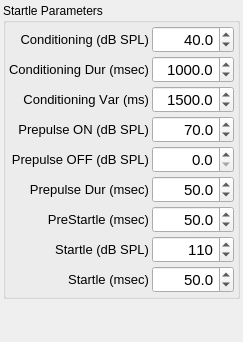
          <widget class="QWidget" name="Stimuli">
           <attribute name="title">
            <string>Stimuli</string>
           </attribute>
           <layout class="QGridLayout" name="gridLayout_3">
            <property name="margin">
             <number>3</number>
            </property>
            <property name="spacing">
             <number>3</number>
            </property>
            <item row="0" column="0">
             <widget class="QGroupBox" name="PP_Stimulus_Enable">
              <property name="palette">
               <palette>
                <active>
                 <colorrole role="ButtonText">
                  <brush brushstyle="SolidPattern">
                   <color alpha="255">
                    <red>0</red>
                    <green>0</green>
                    <blue>0</blue>
                   </color>
                  </brush>
                 </colorrole>
                </active>
                <inactive>
                 <colorrole role="ButtonText">
                  <brush brushstyle="SolidPattern">
                   <color alpha="255">
                    <red>0</red>
                    <green>0</green>
                    <blue>0</blue>
                   </color>
                  </brush>
                 </colorrole>
                </inactive>
                <disabled>
                 <colorrole role="ButtonText">
                  <brush brushstyle="SolidPattern">
                   <color alpha="255">
                    <red>106</red>
                    <green>104</green>
                    <blue>100</blue>
                   </color>
                  </brush>
                 </colorrole>
                </disabled>
               </palette>
              </property>
              <property name="font">
               <font>
                <kerning>false</kerning>
               </font>
              </property>
              <property name="title">
               <string>Startle Parameters</string>
              </property>
              <property name="checkable">
               <bool>false</bool>
              </property>
              <layout class="QGridLayout" name="gridLayout_4">
               <property name="margin">
                <number>3</number>
               </property>
               <property name="spacing">
                <number>3</number>
               </property>
               <item row="0" column="0">
                <layout class="QHBoxLayout" name="horizontalLayout">
                 <property name="spacing">
                  <number>3</number>
                 </property>
                 <item>
                  <layout class="QVBoxLayout" name="verticalLayout_5">
                   <property name="spacing">
                    <number>3</number>
                   </property>
                   <item>
                    <widget class="QLabel" name="label_8">
                     <property name="font">
                      <font>
                       <family>Arial</family>
                       <pointsize>10</pointsize>
                       <kerning>false</kerning>
                      </font>
                     </property>
                     <property name="text">
                      <string>Conditioning (dB SPL)</string>
                     </property>
                     <property name="alignment">
                      <set>Qt::AlignRight|Qt::AlignTrailing|Qt::AlignVCenter</set>
                     </property>
                    </widget>
                   </item>
                   <item>
                    <widget class="QLabel" name="label_9">
                     <property name="font">
                      <font>
                       <family>Arial</family>
                       <pointsize>10</pointsize>
                       <kerning>false</kerning>
                      </font>
                     </property>
                     <property name="text">
                      <string>Conditioning Dur (msec)</string>
                     </property>
                     <property name="alignment">
                      <set>Qt::AlignRight|Qt::AlignTrailing|Qt::AlignVCenter</set>
                     </property>
                    </widget>
                   </item>
                   <item>
                    <widget class="QLabel" name="label_27">
                     <property name="font">
                      <font>
                       <family>Arial</family>
                       <pointsize>10</pointsize>
                       <kerning>false</kerning>
                      </font>
                     </property>
                     <property name="text">
                      <string>Conditioning Var (ms)</string>
                     </property>
                     <property name="alignment">
                      <set>Qt::AlignRight|Qt::AlignTrailing|Qt::AlignVCenter</set>
                     </property>
                    </widget>
                   </item>
                   <item>
                    <widget class="QLabel" name="label">
                     <property name="font">
                      <font>
                       <family>Arial</family>
                       <pointsize>10</pointsize>
                       <kerning>false</kerning>
                      </font>
                     </property>
                     <property name="text">
                      <string>Prepulse ON (dB SPL)</string>
                     </property>
                     <property name="alignment">
                      <set>Qt::AlignRight|Qt::AlignTrailing|Qt::AlignVCenter</set>
                     </property>
                    </widget>
                   </item>
                   <item>
                    <widget class="QLabel" name="label_10">
                     <property name="font">
                      <font>
                       <family>Arial</family>
                       <pointsize>10</pointsize>
                       <kerning>false</kerning>
                      </font>
                     </property>
                     <property name="text">
                      <string>Prepulse OFF (dB SPL)</string>
                     </property>
                     <property name="alignment">
                      <set>Qt::AlignRight|Qt::AlignTrailing|Qt::AlignVCenter</set>
                     </property>
                    </widget>
                   </item>
                   <item>
                    <widget class="QLabel" name="label_2">
                     <property name="font">
                      <font>
                       <family>Arial</family>
                       <pointsize>10</pointsize>
                       <kerning>false</kerning>
                      </font>
                     </property>
                     <property name="text">
                      <string>Prepulse Dur (msec)</string>
                     </property>
                     <property name="alignment">
                      <set>Qt::AlignRight|Qt::AlignTrailing|Qt::AlignVCenter</set>
                     </property>
                    </widget>
                   </item>
                   <item>
                    <widget class="QLabel" name="label_11">
                     <property name="font">
                      <font>
                       <family>Arial</family>
                       <pointsize>10</pointsize>
                       <kerning>false</kerning>
                      </font>
                     </property>
                     <property name="text">
                      <string>PreStartle (msec)</string>
                     </property>
                     <property name="alignment">
                      <set>Qt::AlignRight|Qt::AlignTrailing|Qt::AlignVCenter</set>
                     </property>
                    </widget>
                   </item>
                   <item>
                    <widget class="QLabel" name="label_3">
                     <property name="font">
                      <font>
                       <family>Arial</family>
                       <pointsize>10</pointsize>
                       <kerning>false</kerning>
                      </font>
                     </property>
                     <property name="text">
                      <string>Startle (dB SPL)</string>
                     </property>
                     <property name="alignment">
                      <set>Qt::AlignRight|Qt::AlignTrailing|Qt::AlignVCenter</set>
                     </property>
                    </widget>
                   </item>
                   <item>
                    <widget class="QLabel" name="label_12">
                     <property name="font">
                      <font>
                       <family>Arial</family>
                       <pointsize>10</pointsize>
                       <kerning>false</kerning>
                      </font>
                     </property>
                     <property name="text">
                      <string>Startle (msec)</string>
                     </property>
                     <property name="alignment">
                      <set>Qt::AlignRight|Qt::AlignTrailing|Qt::AlignVCenter</set>
                     </property>
                    </widget>
                   </item>
                  </layout>
                 </item>
                 <item>
                  <layout class="QVBoxLayout" name="verticalLayout_3">
                   <property name="spacing">
                    <number>3</number>
                   </property>
                   <item>
                    <widget class="QDoubleSpinBox" name="Condition_Level">
                     <property name="sizePolicy">
                      <sizepolicy hsizetype="Minimum" vsizetype="Maximum">
                       <horstretch>0</horstretch>
                       <verstretch>0</verstretch>
                      </sizepolicy>
                     </property>
                     <property name="font">
                      <font>
                       <family>Arial</family>
                       <pointsize>11</pointsize>
                       <weight>50</weight>
                       <bold>false</bold>
                       <kerning>false</kerning>
                      </font>
                     </property>
                     <property name="alignment">
                      <set>Qt::AlignRight|Qt::AlignTrailing|Qt::AlignVCenter</set>
                     </property>
                     <property name="decimals">
                      <number>1</number>
                     </property>
                     <property name="maximum">
                      <double>120.000000000000000</double>
                     </property>
                     <property name="singleStep">
                      <double>5.000000000000000</double>
                     </property>
                     <property name="value">
                      <double>40.000000000000000</double>
                     </property>
                    </widget>
                   </item>
                   <item>
                    <widget class="QDoubleSpinBox" name="Condition_Dur">
                     <property name="sizePolicy">
                      <sizepolicy hsizetype="Minimum" vsizetype="Maximum">
                       <horstretch>0</horstretch>
                       <verstretch>0</verstretch>
                      </sizepolicy>
                     </property>
                     <property name="font">
                      <font>
                       <family>Arial</family>
                       <pointsize>11</pointsize>
                       <weight>50</weight>
                       <bold>false</bold>
                       <kerning>false</kerning>
                      </font>
                     </property>
                     <property name="alignment">
                      <set>Qt::AlignRight|Qt::AlignTrailing|Qt::AlignVCenter</set>
                     </property>
                     <property name="decimals">
                      <number>1</number>
                     </property>
                     <property name="maximum">
                      <double>10000.000000000000000</double>
                     </property>
                     <property name="singleStep">
                      <double>5.000000000000000</double>
                     </property>
                     <property name="value">
                      <double>1000.000000000000000</double>
                     </property>
                    </widget>
                   </item>
                   <item>
                    <widget class="QDoubleSpinBox" name="Condition_Var">
                     <property name="sizePolicy">
                      <sizepolicy hsizetype="Minimum" vsizetype="Maximum">
                       <horstretch>0</horstretch>
                       <verstretch>0</verstretch>
                      </sizepolicy>
                     </property>
                     <property name="font">
                      <font>
                       <family>Arial</family>
                       <pointsize>11</pointsize>
                       <weight>50</weight>
                       <bold>false</bold>
                       <kerning>false</kerning>
                      </font>
                     </property>
                     <property name="alignment">
                      <set>Qt::AlignRight|Qt::AlignTrailing|Qt::AlignVCenter</set>
                     </property>
                     <property name="decimals">
                      <number>1</number>
                     </property>
                     <property name="maximum">
                      <double>10000.000000000000000</double>
                     </property>
                     <property name="singleStep">
                      <double>100.000000000000000</double>
                     </property>
                     <property name="value">
                      <double>1500.000000000000000</double>
                     </property>
                    </widget>
                   </item>
                   <item>
                    <widget class="QDoubleSpinBox" name="PrePulse_Level">
                     <property name="sizePolicy">
                      <sizepolicy hsizetype="Minimum" vsizetype="Maximum">
                       <horstretch>0</horstretch>
                       <verstretch>0</verstretch>
                      </sizepolicy>
                     </property>
                     <property name="font">
                      <font>
                       <family>Arial</family>
                       <pointsize>11</pointsize>
                       <weight>50</weight>
                       <bold>false</bold>
                       <kerning>false</kerning>
                      </font>
                     </property>
                     <property name="alignment">
                      <set>Qt::AlignRight|Qt::AlignTrailing|Qt::AlignVCenter</set>
                     </property>
                     <property name="decimals">
                      <number>1</number>
                     </property>
                     <property name="maximum">
                      <double>120.000000000000000</double>
                     </property>
                     <property name="singleStep">
                      <double>5.000000000000000</double>
                     </property>
                     <property name="value">
                      <double>70.000000000000000</double>
                     </property>
                    </widget>
                   </item>
                   <item>
                    <widget class="QDoubleSpinBox" name="PrePulse_Off_Level">
                     <property name="sizePolicy">
                      <sizepolicy hsizetype="Minimum" vsizetype="Maximum">
                       <horstretch>0</horstretch>
                       <verstretch>0</verstretch>
                      </sizepolicy>
                     </property>
                     <property name="font">
                      <font>
                       <family>Arial</family>
                       <pointsize>11</pointsize>
                       <weight>50</weight>
                       <bold>false</bold>
                       <kerning>false</kerning>
                      </font>
                     </property>
                     <property name="alignment">
                      <set>Qt::AlignRight|Qt::AlignTrailing|Qt::AlignVCenter</set>
                     </property>
                     <property name="decimals">
                      <number>1</number>
                     </property>
                     <property name="maximum">
                      <double>120.000000000000000</double>
                     </property>
                     <property name="singleStep">
                      <double>5.000000000000000</double>
                     </property>
                     <property name="value">
                      <double>0.000000000000000</double>
                     </property>
                    </widget>
                   </item>
                   <item>
                    <widget class="QDoubleSpinBox" name="PrePulse_Dur">
                     <property name="sizePolicy">
                      <sizepolicy hsizetype="Minimum" vsizetype="Maximum">
                       <horstretch>0</horstretch>
                       <verstretch>0</verstretch>
                      </sizepolicy>
                     </property>
                     <property name="font">
                      <font>
                       <family>Arial</family>
                       <pointsize>11</pointsize>
                       <weight>50</weight>
                       <bold>false</bold>
                       <kerning>false</kerning>
                      </font>
                     </property>
                     <property name="alignment">
                      <set>Qt::AlignRight|Qt::AlignTrailing|Qt::AlignVCenter</set>
                     </property>
                     <property name="decimals">
                      <number>1</number>
                     </property>
                     <property name="maximum">
                      <double>5000.000000000000000</double>
                     </property>
                     <property name="singleStep">
                      <double>5.000000000000000</double>
                     </property>
                     <property name="value">
                      <double>50.000000000000000</double>
                     </property>
                    </widget>
                   </item>
                   <item>
                    <widget class="QDoubleSpinBox" name="Startle_Dur">
                     <property name="sizePolicy">
                      <sizepolicy hsizetype="Minimum" vsizetype="Maximum">
                       <horstretch>0</horstretch>
                       <verstretch>0</verstretch>
                      </sizepolicy>
                     </property>
                     <property name="font">
                      <font>
                       <family>Arial</family>
                       <pointsize>11</pointsize>
                       <weight>50</weight>
                       <bold>false</bold>
                       <kerning>false</kerning>
                      </font>
                     </property>
                     <property name="alignment">
                      <set>Qt::AlignRight|Qt::AlignTrailing|Qt::AlignVCenter</set>
                     </property>
                     <property name="decimals">
                      <number>1</number>
                     </property>
                     <property name="maximum">
                      <double>5000.000000000000000</double>
                     </property>
                     <property name="singleStep">
                      <double>5.000000000000000</double>
                     </property>
                     <property name="value">
                      <double>50.000000000000000</double>
                     </property>
                    </widget>
                   </item>
                   <item>
                    <widget class="QDoubleSpinBox" name="Startle_Level">
                     <property name="sizePolicy">
                      <sizepolicy hsizetype="Minimum" vsizetype="Maximum">
                       <horstretch>0</horstretch>
                       <verstretch>0</verstretch>
                      </sizepolicy>
                     </property>
                     <property name="font">
                      <font>
                       <family>Arial</family>
                       <pointsize>11</pointsize>
                       <weight>50</weight>
                       <bold>false</bold>
                       <kerning>false</kerning>
                      </font>
                     </property>
                     <property name="alignment">
                      <set>Qt::AlignRight|Qt::AlignTrailing|Qt::AlignVCenter</set>
                     </property>
                     <property name="decimals">
                      <number>0</number>
                     </property>
                     <property name="minimum">
                      <double>1.000000000000000</double>
                     </property>
                     <property name="maximum">
                      <double>140.000000000000000</double>
                     </property>
                     <property name="singleStep">
                      <double>5.000000000000000</double>
                     </property>
                     <property name="value">
                      <double>110.000000000000000</double>
                     </property>
                    </widget>
                   </item>
                   <item>
                    <widget class="QDoubleSpinBox" name="PreStartle_Dur">
                     <property name="sizePolicy">
                      <sizepolicy hsizetype="Minimum" vsizetype="Maximum">
                       <horstretch>0</horstretch>
                       <verstretch>0</verstretch>
                      </sizepolicy>
                     </property>
                     <property name="font">
                      <font>
                       <family>Arial</family>
                       <pointsize>11</pointsize>
                       <weight>50</weight>
                       <bold>false</bold>
                       <kerning>false</kerning>
                      </font>
                     </property>
                     <property name="alignment">
                      <set>Qt::AlignRight|Qt::AlignTrailing|Qt::AlignVCenter</set>
                     </property>
                     <property name="decimals">
                      <number>1</number>
                     </property>
                     <property name="maximum">
                      <double>5000.000000000000000</double>
                     </property>
                     <property name="singleStep">
                      <double>5.000000000000000</double>
                     </property>
                     <property name="value">
                      <double>50.000000000000000</double>
                     </property>
                    </widget>
                   </item>
                  </layout>
                 </item>
                </layout>
               </item>
              </layout>
             </widget>
            </item>
            <item row="1" column="0">
             <spacer name="verticalSpacer">
              <property name="orientation">
               <enum>Qt::Vertical</enum>
              </property>
              <property name="sizeHint" stdset="0">
               <size>
                <width>20</width>
                <height>40</height>
               </size>
              </property>
             </spacer>
            </item>
           </layout>
          </widget>
